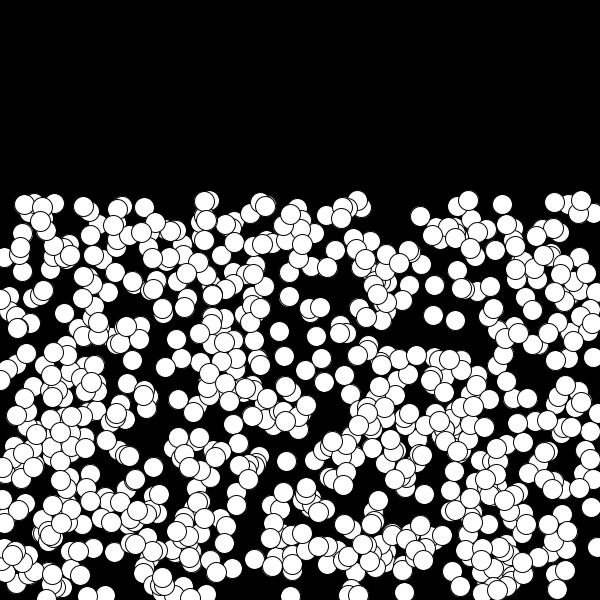
Frame 1 (no input)
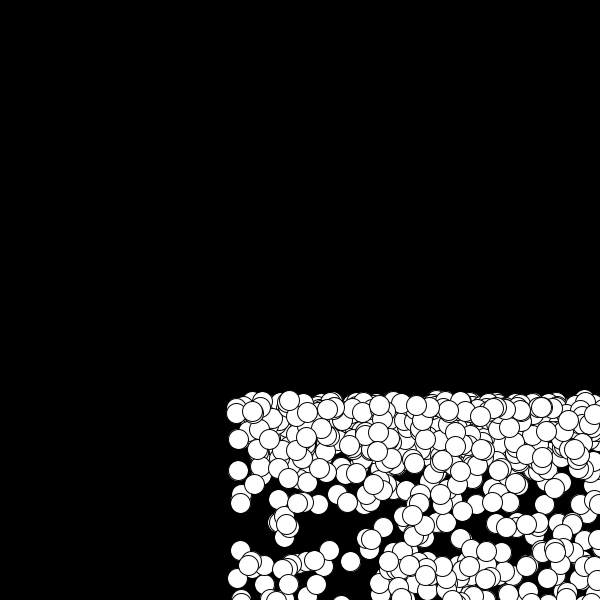
Frame 60 (the mouse pressed at the canvas centre just before this capture)
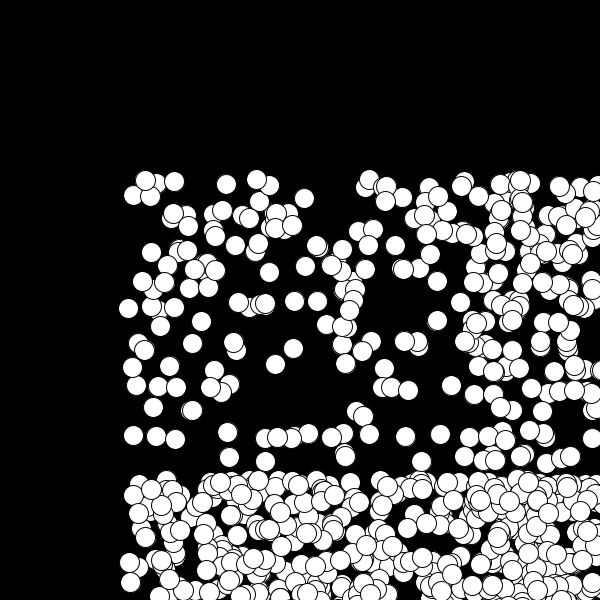
Frame 120 (the mouse held since frame 60 and released just before this capture)

The Processing sketch that drew these frames (run headless with seeded random() and noise(); from frame 60 on, the mouse is pressed at the canvas centre):

// Processing sketch: processing_106000
// ── processing_106000.pde

ball [] ballCollection = new ball[800]; //  declare class , instance

void setup(){
  size (600,600);
  smooth ();
  for (int i = 0; i < ballCollection.length; i++){
    ballCollection[i] = new ball(random(0,width), random(200,height)); // initialize
  }
}

void draw(){
  background (0);
  for (int i = 0; i < ballCollection.length; i++){
  ballCollection[i].run(); //call funtionality
  }
}




class ball {
  //global variables
  float x = 0;
  float y = 0;
  float xSpeed = 4;
  float ySpeed = 4;
  float xRad = 20; 
  float yRad = 20; 



  //constructor -- what it needs to display
  ball(float _x, float _y) {
    x = _x;
    y = _y;
  }

  //functions - what it will do

  void run() {//runs the below functions
    display (); 
    move();
    bounce();
    gravity();
  }

  void gravity() { //adds a very small increase to speed
    ySpeed += 0.2;
  }

  void bounce() { //if with parameters creating the edges
   if (x > width){
      xSpeed = xSpeed * -1;
    }else if(x < 0){
      xSpeed = xSpeed * -1;
    }if(y > height){
      ySpeed = ySpeed * -1;
    }else if (y < 0){
      ySpeed = ySpeed * -1;}
  }

  void move() { // adds speed to both the x and the y
    x += xSpeed; 
    y += ySpeed;
  }

  void display () { //displays the ellipse
    ellipse (x, y, xRad, yRad);
  }
}
